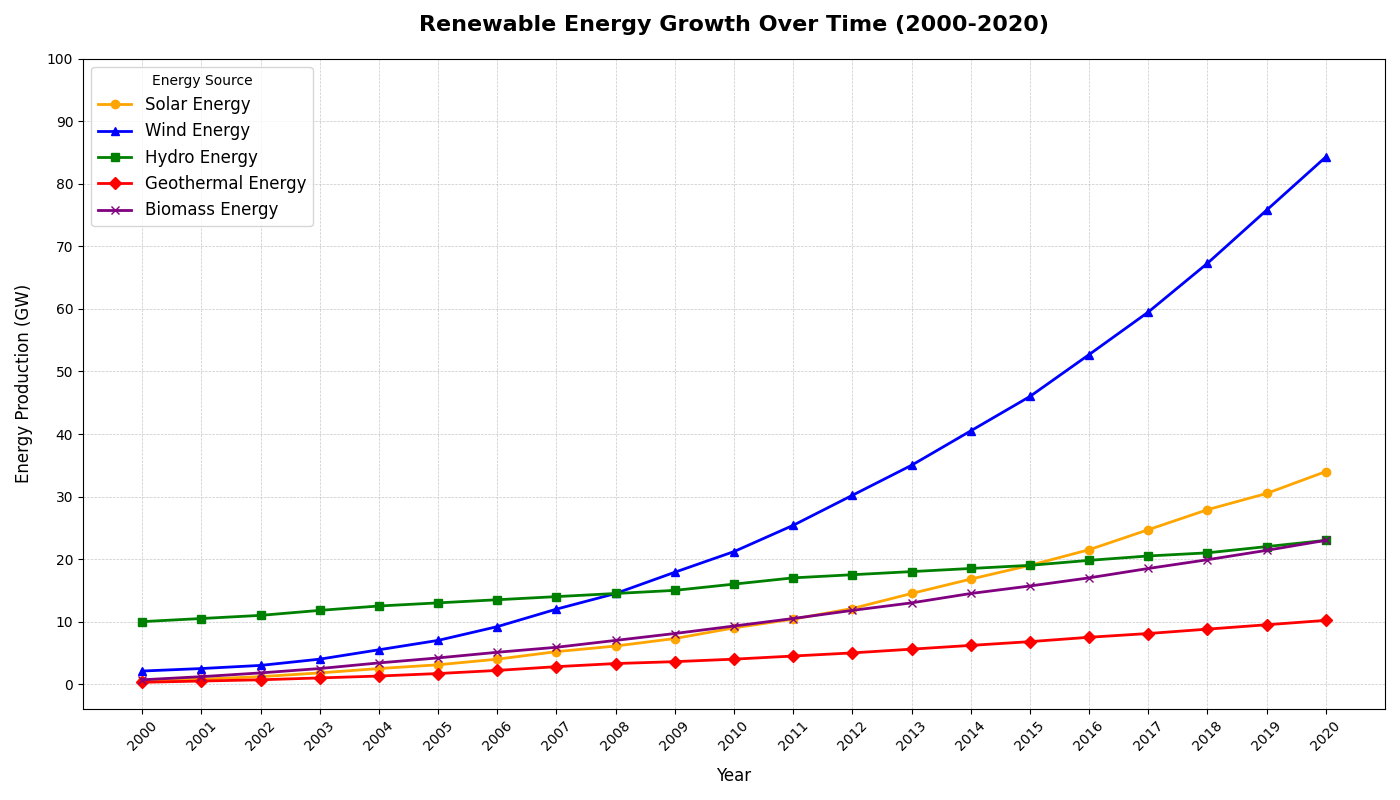

Source code (Python):
import matplotlib.pyplot as plt
import numpy as np

# Defining the data
years = np.arange(2000, 2021)
solar_energy = [0.5, 0.8, 1.2, 1.8, 2.5, 3.1, 4.0, 5.2, 6.1, 7.3, 9.0, 10.4, 12.1, 14.5, 16.8, 19.0, 21.5, 24.7, 27.9, 30.5, 34.0]
wind_energy = [2.1, 2.5, 3.0, 4.0, 5.5, 7.0, 9.2, 12.0, 14.5, 17.9, 21.2, 25.4, 30.2, 35.0, 40.5, 46.0, 52.7, 59.5, 67.3, 75.8, 84.3]
hydro_energy = [10.0, 10.5, 11.0, 11.8, 12.5, 13.0, 13.5, 14.0, 14.5, 15.0, 16.0, 17.0, 17.5, 18.0, 18.5, 19.0, 19.8, 20.5, 21.0, 22.0, 23.0]
geothermal_energy = [0.3, 0.5, 0.7, 1.0, 1.3, 1.7, 2.2, 2.8, 3.3, 3.6, 4.0, 4.5, 5.0, 5.6, 6.2, 6.8, 7.5, 8.1, 8.8, 9.5, 10.2]
biomass_energy = [0.7, 1.2, 1.8, 2.5, 3.4, 4.2, 5.1, 5.9, 7.0, 8.1, 9.3, 10.5, 11.8, 13.0, 14.5, 15.7, 17.0, 18.5, 19.9, 21.4, 23.0]

# Create the figure and the axes
fig, ax = plt.subplots(figsize=(14, 8))

# Plotting the data
ax.plot(years, solar_energy, color='orange', marker='o', linestyle='-', linewidth=2, label='Solar Energy')
ax.plot(years, wind_energy, color='blue', marker='^', linestyle='-', linewidth=2, label='Wind Energy')
ax.plot(years, hydro_energy, color='green', marker='s', linestyle='-', linewidth=2, label='Hydro Energy')
ax.plot(years, geothermal_energy, color='red', marker='D', linestyle='-', linewidth=2, label='Geothermal Energy')
ax.plot(years, biomass_energy, color='purple', marker='x', linestyle='-', linewidth=2, label='Biomass Energy')

# Setting the title and labels
ax.set_title('Renewable Energy Growth Over Time (2000-2020)', fontsize=16, fontweight='bold', pad=20)
ax.set_xlabel('Year', fontsize=12, labelpad=10)
ax.set_ylabel('Energy Production (GW)', fontsize=12, labelpad=10)

# Adding grid lines for better readability
ax.grid(True, which='both', linestyle='--', linewidth=0.5, alpha=0.7)

# Setting the x and y ticks
ax.set_xticks(years, minor=False)
ax.set_xticklabels(years, rotation=45)
ax.set_yticks(np.arange(0, 101, 10))

# Adding legends
ax.legend(loc='upper left', fontsize=12, title='Energy Source')

# Adjust layout to prevent overlap
plt.tight_layout()

# Display the plot
plt.show()
